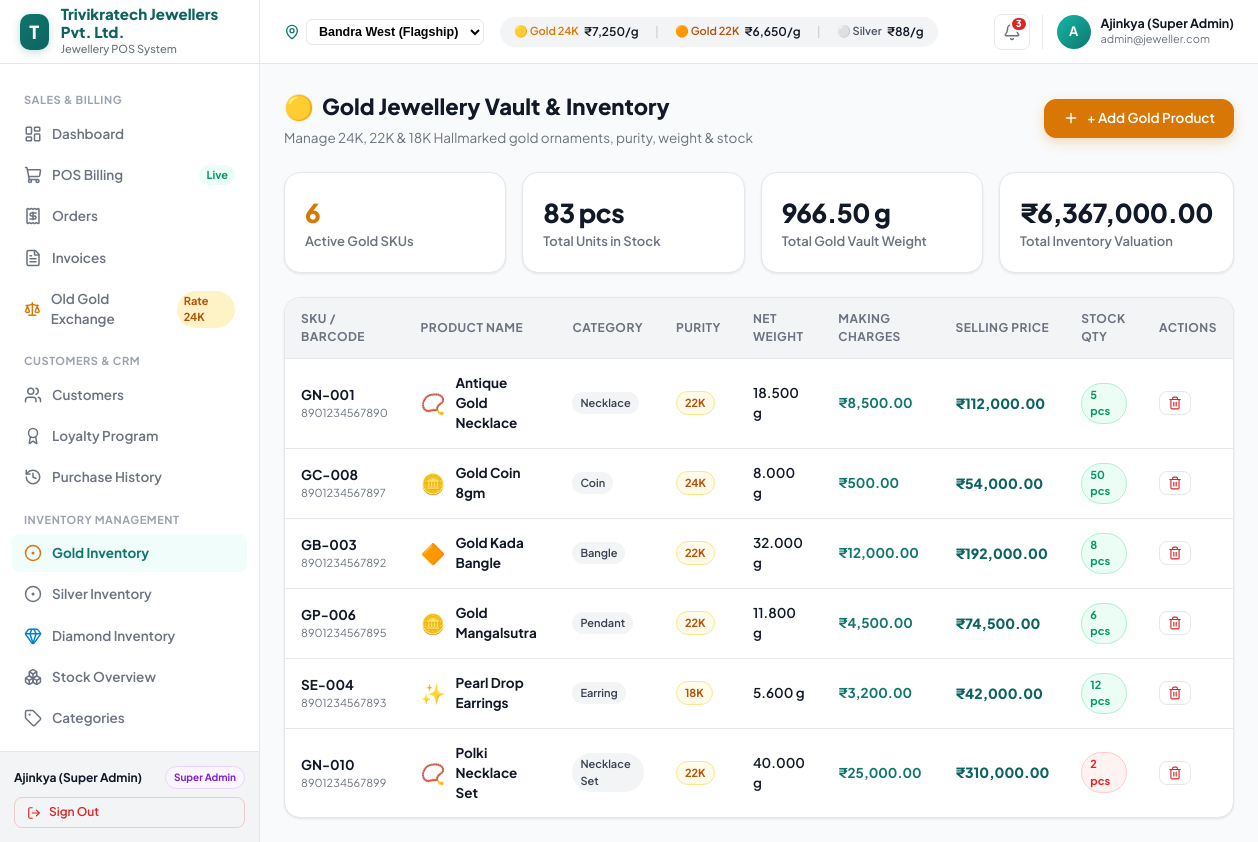
/inventory-gold.php (signed in), run on the app's committed database.
### tables this page shows
CREATE TABLE `products` (
  `id` INT AUTO_INCREMENT PRIMARY KEY,
  `sku` VARCHAR(50) NOT NULL UNIQUE,
  `name` VARCHAR(200) NOT NULL,
  `metal_type` ENUM('Gold', 'Silver', 'Diamond', 'Platinum') NOT NULL,
  `purity` VARCHAR(50) NOT NULL,
  `gross_weight` DECIMAL(10,3) NOT NULL,
  `stone_weight` DECIMAL(10,3) DEFAULT 0.000,
  `net_weight` DECIMAL(10,3) NOT NULL,
  `weight_unit` VARCHAR(10) DEFAULT 'g',
  `making_charges` DECIMAL(10,2) DEFAULT 0.00,
  `purchase_price` DECIMAL(12,2) NOT NULL,
  `selling_price` DECIMAL(12,2) NOT NULL,
  `category` VARCHAR(100) NOT NULL,
  `stone_details` TEXT DEFAULT NULL,
  `barcode` VARCHAR(100) NOT NULL UNIQUE,
  `stock` INT NOT NULL DEFAULT 0,
  `min_stock` INT NOT NULL DEFAULT 5,
  `image_emoji` VARCHAR(20) DEFAULT '💍',
  `image_color` VARCHAR(20) DEFAULT '#FEF3C7',
  `branch` VARCHAR(100) DEFAULT 'Bandra West',
  `created_at` TIMESTAMP DEFAULT CURRENT_TIMESTAMP,
  `updated_at` TIMESTAMP DEFAULT CURRENT_TIMESTAMP ON UPDATE CURRENT_TIMESTAMP
);

### config/helpers.php (called while the page is built, shortened)
<?php
function formatFullINR($amount) {
    return '₹' . number_format((float)$amount, 2, '.', ',');
}

### inventory-gold.php (the view, shortened to what this page needs)
<?php
require_once __DIR__ . '/config/helpers.php';
$db = getDBConnection();
$products = [];
try {
    $stmt = $db->query("SELECT * FROM products WHERE metal_type = 'Gold' ORDER BY name ASC");
    $products = $stmt->fetchAll();
} catch (Exception $e) {}
require_once __DIR__ . '/includes/header.php';
require_once __DIR__ . '/includes/sidebar.php';
require_once __DIR__ . '/includes/topbar.php';
?>
<div style="display: flex; justify-content: space-between; align-items: center; margin-bottom: 24px; flex-wrap: wrap; gap: 12px;">
  <div>
    <div style="display: flex; align-items: center; gap: 8px;">
      <span style="font-size: 24px;">🟡</span>
      <h1 style="font-size: 22px; font-weight: 800; color: #111827; margin: 0;">Gold Jewellery Vault & Inventory</h1>
    </div>
    <p style="font-size: 13.5px; color: #6B7280; margin: 4px 0 0;">Manage 24K, 22K & 18K Hallmarked gold ornaments, purity, weight & stock</p>
  </div>
  <button type="button" onclick="openAddProductModal('Gold')" class="btn btn-primary" style="background: #D97706; border-color: #D97706; box-shadow: 0 4px 12px rgba(217, 119, 6, 0.25);">
    <i data-lucide="plus" style="width: 16px; height: 16px;"></i>
    <span>+ Add Gold Product</span>
  </button>
</div>
<div class="kpi-grid" style="grid-template-columns: repeat(4, 1fr);">
  <div class="kpi-card">
    <div class="kpi-value" style="color: #D97706;"><?= count($products) ?></div>
    <div class="kpi-label">Active Gold SKUs</div>
  </div>
  <div class="kpi-card">
    <div class="kpi-value"><?= number_format(array_reduce($products, fn($s, $p) => $s + (int)$p['stock'], 0)) ?> pcs</div>
    <div class="kpi-label">Total Units in Stock</div>
  </div>
  <div class="kpi-card">
    <div class="kpi-value"><?= number_format(array_reduce($products, fn($s, $p) => $s + ((float)$p['net_weight'] * (int)$p['stock']), 0), 2) ?> g</div>
    <div class="kpi-label">Total Gold Vault Weight</div>
  </div>
  <div class="kpi-card">
    <div class="kpi-value"><?= formatFullINR(array_reduce($products, fn($s, $p) => $s + ((float)$p['selling_price'] * (int)$p['stock']), 0)) ?></div>
    <div class="kpi-label">Total Inventory Valuation</div>
  </div>
</div>
<div class="table-container">
  <table class="data-table">
    <thead>
      <tr>
        <th>SKU / Barcode</th>
        <th>Product Name</th>
        <th>Category</th>
        <th>Purity</th>
        <th>Net Weight</th>
        <th>Making Charges</th>
        <th>Selling Price</th>
        <th>Stock Qty</th>
        <th>Actions</th>
      </tr>
    </thead>
    <tbody>
      <?php if (empty($products)): ?>
        <tr><td colspan="9" style="text-align: center; color: #9CA3AF; padding: 36px;">No gold items found in inventory. Click "+ Add Gold Product" to add your first piece.</td></tr>
      <?php else: ?>
        <?php foreach ($products as $p): ?>
          <tr>
            <td>
              <div style="font-weight: 700; color: #111827;"><?= htmlspecialchars($p['sku']) ?></div>
              <div style="font-size: 11px; color: #6B7280;"><?= htmlspecialchars($p['barcode'] ?? '') ?></div>
            </td>
            <td>
              <div style="display: flex; align-items: center; gap: 10px;">
                <span style="font-size: 20px;"><?= $p['image_emoji'] ?? '📿' ?></span>
                <div style="font-weight: 700; color: #111827;"><?= htmlspecialchars($p['name']) ?></div>
              </div>
            </td>
            <td>
              <span class="badge" style="background: #F3F4F6; color: #374151; font-weight: 600;">
                <?= htmlspecialchars($p['category']) ?>
              </span>
            </td>
            <td><span class="badge badge-gold"><?= htmlspecialchars($p['purity']) ?></span></td>
            <td style="font-weight: 600;"><?= $p['net_weight'] ?> g</td>
            <td>
              <div style="color: #0F766E; font-weight: 700;"><?= formatFullINR($p['making_charges']) ?></div>
            </td>
            <td style="font-weight: 800; color: var(--color-primary-dark); font-size: 14px;"><?= formatFullINR($p['selling_price']) ?></td>
            <td>
              <span class="badge <?= (int)$p['stock'] <= (int)$p['min_stock'] ? 'badge-danger' : 'badge-success' ?>">
                <?= (int)$p['stock'] ?> pcs
              </span>
            </td>
            <td>
              <div style="display: flex; gap: 6px;">
                <button type="button" onclick="deleteProduct(<?= $p['id'] ?>)" class="btn btn-ghost btn-sm" style="color: #DC2626; padding: 4px 8px;" title="Delete Item">
                  <i data-lucide="trash-2" style="width: 14px; height: 14px;"></i>
                </button>
              </div>
            </td>
          </tr>
        <?php endforeach; ?>
      <?php endif; ?>
    </tbody>
  </table>
</div>
<?php require_once __DIR__ . '/includes/footer.php'; ?>

### assets/css/style.css (style rules this page uses)
:root { --color-primary: #0F766E; --color-primary-dark: #0d6360; --color-primary-light: #14B8A6; --color-primary-subtle:#F0FDFA; --color-accent: #D4AF37; --color-accent-light: #FDE68A; --color-accent-subtle: #FFFBEB; --color-bg: #F9FAFB; --color-surface: #FFFFFF; --color-surface-2: #F3F4F6; --color-border: #E5E7EB; --color-border-2: #D1D5DB; --color-text-1: #111827; --color-text-2: #6B7280; --color-text-3: #9CA3AF; --color-success: #059669; --color-warning: #D97706; --color-danger: #DC2626; --color-info: #2563EB; --shadow-xs: 0 1px 2px rgba(0,0,0,0.05); --shadow-sm: 0 1px 3px rgba(0,0,0,0.06), 0 1px 2px rgba(0,0,0,0.04); --shadow-md: 0 4px 16px rgba(0,0,0,0.06), 0 1px 4px rgba(0,0,0,0.04); --shadow-lg: 0 8px 32px rgba(0,0,0,0.08), 0 2px 8px rgba(0,0,0,0.04); --shadow-xl: 0 20px 40px rgba(0,0,0,0.12); --radius-sm: 8px; --radius-md: 12px; --radius-lg: 16px; --radius-xl: 20px; --sidebar-width: 260px; --topbar-height: 64px; }
*, *::before, *::after { box-sizing: border-box; margin: 0; padding: 0; }
body { font-family: 'Plus Jakarta Sans', -apple-system, BlinkMacSystemFont, 'Segoe UI', Roboto, sans-serif; background-color: var(--color-bg); color: var(--color-text-1); font-size: 14px; line-height: 1.5; -webkit-font-smoothing: antialiased; }
.kpi-grid { display: grid; grid-template-columns: repeat(auto-fit, minmax(220px, 1fr)); gap: 16px; margin-bottom: 24px; }
.kpi-card { background: #FFFFFF; border: 1px solid var(--color-border); border-radius: var(--radius-lg); padding: 20px; box-shadow: var(--shadow-sm); transition: transform 0.2s ease, box-shadow 0.2s ease; }
.kpi-value { font-size: 26px; font-weight: 800; color: var(--color-text-1); letter-spacing: -0.02em; }
.kpi-label { font-size: 13px; font-weight: 600; color: var(--color-text-2); }
.btn { display: inline-flex; align-items: center; justify-content: center; gap: 8px; font-family: inherit; font-size: 13.5px; font-weight: 600; border-radius: var(--radius-md); padding: 9px 18px; border: 1px solid transparent; cursor: pointer; transition: all 0.2s ease; line-height: 1.4; }
.btn-primary { background: var(--color-primary); color: #FFFFFF; }
.btn-ghost { background: transparent; color: var(--color-text-2); border-color: var(--color-border); }
.btn-sm { padding: 6px 12px; font-size: 12px; border-radius: var(--radius-sm); }
.badge { display: inline-flex; align-items: center; gap: 4px; padding: 3px 8px; border-radius: 999px; font-size: 11px; font-weight: 700; }
.badge-success { background: #ECFDF5; color: #059669; border: 1px solid #A7F3D0; }
.badge-danger { background: #FEF2F2; color: #DC2626; border: 1px solid #FECACA; }
.badge-gold { background: #FFFBEB; color: #B45309; border: 1px solid #FDE68A; }
.table-container { overflow-x: auto; background: #FFFFFF; border: 1px solid var(--color-border); border-radius: var(--radius-lg); box-shadow: var(--shadow-sm); }
.data-table { width: 100%; border-collapse: collapse; text-align: left; font-size: 13.5px; }
.data-table th { background: var(--color-surface-2); padding: 12px 16px; font-size: 12px; font-weight: 700; text-transform: uppercase; letter-spacing: 0.04em; color: var(--color-text-2); border-bottom: 1px solid var(--color-border); }
.data-table td { padding: 14px 16px; border-bottom: 1px solid var(--color-border); color: var(--color-text-1); }
.data-table tr:last-child td { border-bottom: none; }

### data on the page
products: sku "GN-001", barcode "8901234567890", image_emoji "📿", name "Antique Gold Necklace", category "Necklace", purity "22K", net_weight "18.500", making_charges "₹8,500.00", selling_price "₹112,000.00", stock "5"
products: sku "GC-008", barcode "8901234567897", image_emoji "🪙", name "Gold Coin 8gm", category "Coin", purity "24K", net_weight "8.000", making_charges "₹500.00", selling_price "₹54,000.00", stock "50"
products: sku "GB-003", barcode "8901234567892", image_emoji "🔶", name "Gold Kada Bangle", category "Bangle", purity "22K", net_weight "32.000", making_charges "₹12,000.00", selling_price "₹192,000.00", stock "8"
products: sku "GP-006", barcode "8901234567895", image_emoji "🪙", name "Gold Mangalsutra", category "Pendant", purity "22K", net_weight "11.800", making_charges "₹4,500.00", selling_price "₹74,500.00", stock "6"
products: sku "SE-004", barcode "8901234567893", image_emoji "✨", name "Pearl Drop Earrings", category "Earring", purity "18K", net_weight "5.600", making_charges "₹3,200.00", selling_price "₹42,000.00", stock "12"
products: sku "GN-010", barcode "8901234567899", image_emoji "📿", name "Polki Necklace Set", category "Necklace Set", purity "22K", net_weight "40.000", making_charges "₹25,000.00", selling_price "₹310,000.00", stock "2"

### other printed values
getSetting('store_name', 'Trivikratech POS') "Trivikratech Jewellers Pvt. Ltd."
$currentUser['name'] "Ajinkya (Super Admin)"
$currentUser['role'] "Super Admin"
$gold24k "7,250"
$gold22k "6,650"
$silverRate "88"
$unreadCount "3"
substr($currentUser['name'] ?? 'A', 0, 1) "A"
$currentUser['email'] "admin@jeweller.com"
count($products) "6"
array_reduce($products, fn($s, $p) => $s + (int)$p['stock'], 0) "83"
